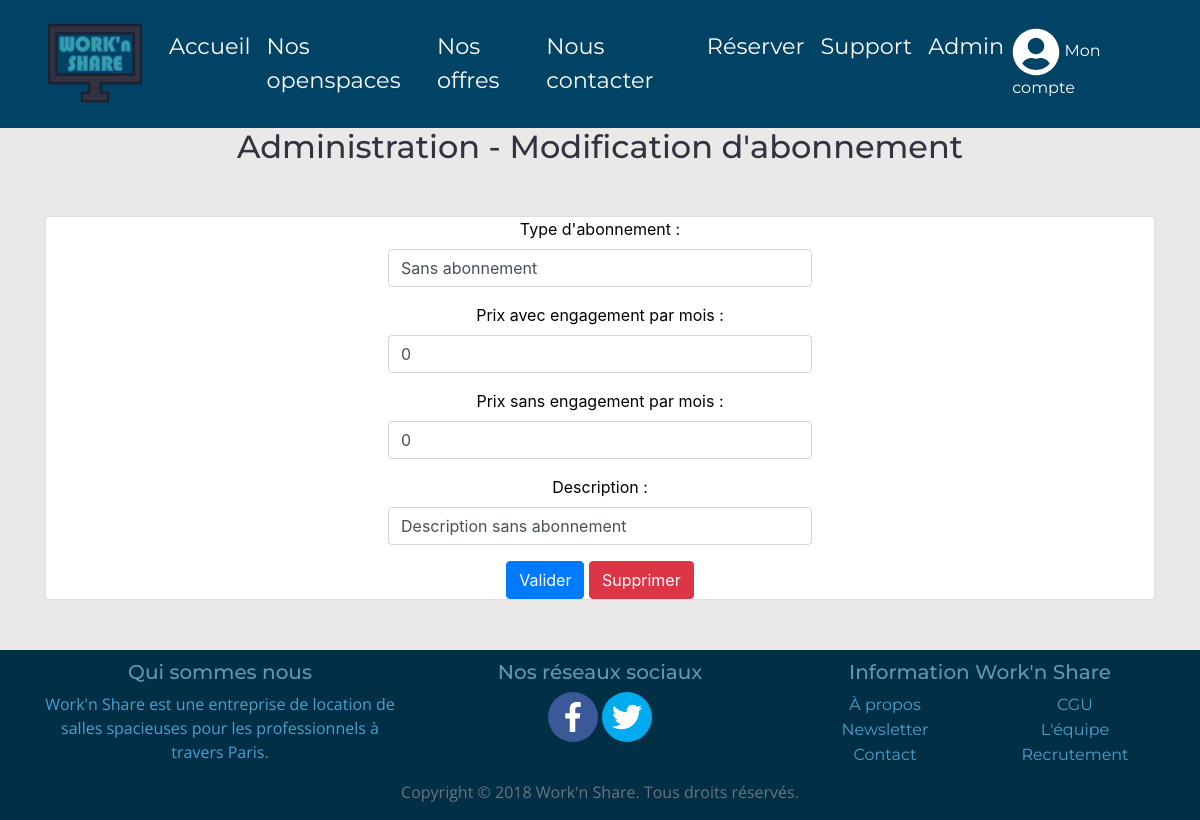
Screenshot of /admin_subscriptions_edit.php?id_subscription=1 (signed in) with the database file from the repository.
### tables this page shows
CREATE TABLE `subscription` (
  `id_subscription` int(11) NOT NULL,
  `type_subscription` varchar(255) NOT NULL,
  `price_with_engagement` double DEFAULT NULL,
  `price_without_engagement` double DEFAULT NULL,
  `description` longtext
);

### admin_subscriptions_edit.php (the view, shortened to what this page needs)
<?php
    include 'assets/include/head.php';
    $db = connectDb();
    $query = $db->prepare(" SELECT type_subscription,
                            price_with_engagement,
                            price_without_engagement,
                            description
                            FROM SUBSCRIPTION
                            WHERE id_subscription=:id_subscription
                        ");
    $query->execute([ "id_subscription" => $_GET["id_subscription"] ]);
    $result = $query->fetch();
?>
    <body>
        <?php include 'assets/include/header.php'; ?>
        <section>
            <center><h2>Administration - Modification d'abonnement</h2></center>
            <div class="container main-content">
                <div class="row" style="margin-top:50px; margin-bottom:50px;">
                    <div class="col-md-12">
                        <div class="card-deck">
                            <div class="card" style="padding-left:30%; padding-right:30%;">
                                <?php echo '<form method="POST" action="admin_subscriptions_edit.php?id_subscription='.$_GET["id_subscription"].'">'; ?>
                                    <center>
                                        <div class="form-group">
                                            <label>Type d'abonnement :</label>
                                            <?php echo '<input type="text" class="form-control" name="subscription_name" value="'.$result[0].'" required="required">'; ?>
                                        </div>
                                        <div class="form-group">
                                            <center>
                                                <label>Prix avec engagement par mois :</label>
                                                <?php echo '<input type="text" class="form-control" name="price_with_engagement" value="'.$result[1].'" required="required">'; ?>
                                            </center>
                                        </div>
                                        <div class="form-group">
                                            <center>
                                                <label>Prix sans engagement par mois :</label>
                                                <?php echo '<input type="text" class="form-control" name="price_without_engagement" value="'.$result[2].'" required="required">'; ?>
                                            </center>
                                        </div>
                                        <div class="form-group">
                                            <center>
                                                <label>Description :</label>
                                                <?php echo '<input type="text" class="form-control" name="description" value="'.$result[3].'">'; ?>
                                            </center>
                                        </div>
                                        <button type="submit" class="btn btn-primary">Valider</button>
                                        <?php echo '<a class="btn btn-danger" href="admin_subscriptions_edit.php?id_subscription='.$_GET["id_subscription"].'&del=true">Supprimer</a>'; ?>
                                    </center>
                                </form>
                            </div>
                        </div>
                    </div>
                </div>
            </div>
        </section>
        <?php include "assets/include/footer.php"; ?>
    </body>
</html>

### assets/css/stylesheet.css (style rules this page uses)
html, body { height: 100%; }
body { background-color: #eae9e8; }
h1, h2, h3, h4, h5, h6 { font-family: 'Montserrat', sans-serif; color: #333240; }
label { color: black; }

### rows the page displays
subscription: subscription_name "Sans abonnement", price_with_engagement "0", price_without_engagement "0", description "Description sans abonnement"
